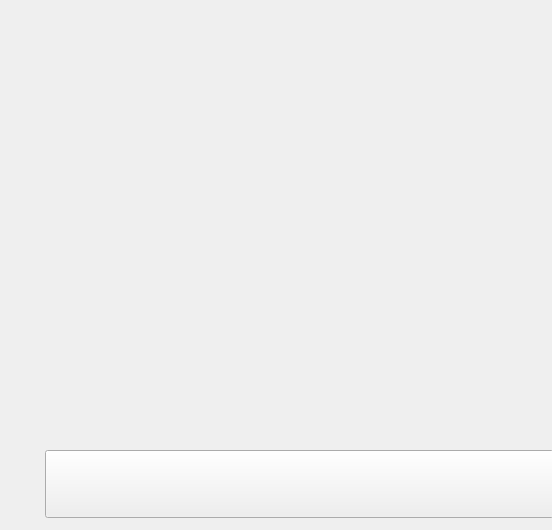
<?xml version="1.0" encoding="UTF-8"?>
<ui version="4.0">
 <class>MainWindow</class>
 <widget class="QMainWindow" name="MainWindow">
  <property name="windowModality">
   <enum>Qt::NonModal</enum>
  </property>
  <property name="geometry">
   <rect>
    <x>0</x>
    <y>0</y>
    <width>552</width>
    <height>530</height>
   </rect>
  </property>
  <property name="windowTitle">
   <string>MainWindow</string>
  </property>
  <widget class="QWidget" name="centralWidget">
   <widget class="QPushButton" name="playButton">
    <property name="geometry">
     <rect>
      <x>45</x>
      <y>450</y>
      <width>509</width>
      <height>68</height>
     </rect>
    </property>
    <property name="text">
     <string/>
    </property>
    <property name="icon">
     <iconset>
      <normaloff>images/doc-open.png</normaloff>images/doc-open.png</iconset>
    </property>
    <property name="iconSize">
     <size>
      <width>60</width>
      <height>60</height>
     </size>
    </property>
   </widget>
  </widget>
 </widget>
 <layoutdefault spacing="6" margin="11"/>
 <resources/>
 <connections/>
</ui>
